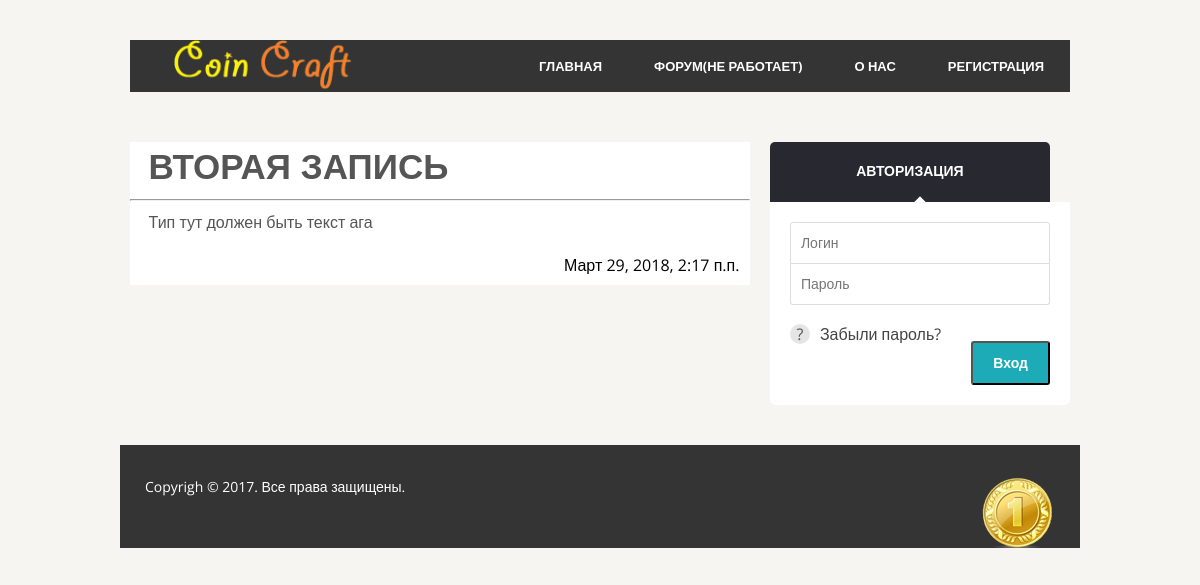
The app's page /post/4/ with its own data.
### news/models.py (models this page shows, shortened)
class Post(models.Model):
    author = models.ForeignKey('auth.User', on_delete=models.CASCADE)
    title = models.CharField(max_length=200)
    text = models.TextField()
    created_date = models.DateTimeField(
            default=timezone.now)
    published_date = models.DateTimeField(
            blank=True, null=True)

### news/views.py (the view)
# urls.py: url(r'^post/(?P<pk>\d+)/$', views.post_detail, name='post_detail'),
def post_detail(request, pk):
    post = get_object_or_404(Post, pk=pk)
    return render(request, 'news/post_detail.html', {'post': post})

### news/templates/news/post_detail.html
{% extends 'news/base.html' %}
{% block content %}
    <div class="post">
        <h1 style="padding-left:3%">{{ post.title }}</h1>
		<hr/>
        <p style="padding-left:3%">{{ post.text|linebreaksbr }}</p>
		{% if post.published_date %}
            <div class="date" style="padding-left:70%; padding-bottom:2%">
                {{ post.created_date }}
            </div>
        {% endif %}
    </div>
{% endblock %}

### news/static/css/css/style.css (style rules this page uses)
body { background:#f6f5f2; font-family: 'Open Sans', sans-serif; padding-top:30px; padding-bottom:30px; }
h1,h2,h3,h4,h5,h6 { font-family: 'Montserrat', sans-serif; text-transform:uppercase; font-weight:700; line-height:1.4em; color:#555555; }
h1 { font-size:35px; }
p { font-size:16px; line-height:1.7em; color:#555555; margin-bottom:20px; }
.post { background:#FFFFFF; margin-bottom:40px; }

### news/static/css/css/responsive.css (style rules this page uses)
html { -webkit-text-size-adjust: none; }

### records on screen
Post: title "ВТОРАЯ ЗАПИСЬ", text "Тип тут должен быть текст ага", created_date "Март 29, 2018, 2:17 п.п."
